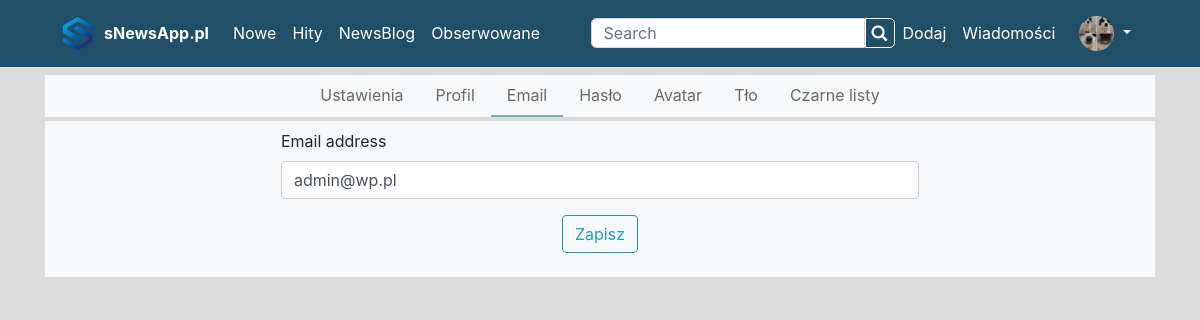
The app's page /profil/1/edycja/email (signed in) with its own data.
### user/models.py (models this page shows)
class User(AbstractUser):
    class Genders(models.IntegerChoices):
        WOMEN = 0, 'Kobieta'
        MEN = 1, 'Mężczyza'
        NONE = 2, 'Niwuadu'
    bio = models.TextField(max_length=500, blank=True)
    location = models.CharField(max_length=30, blank=True)
    birth_date = models.DateField(null=True, blank=True)
    avatar = models.ImageField(blank=True, max_length=None, default='user.png', upload_to=upload_location)
    background = models.ImageField(blank=True, null=True, max_length=None, upload_to=upload_location)
    gender = models.IntegerField(choices=Genders.choices, blank=True, null=True)
    facebook = models.CharField(max_length=500, blank=True)
    twitter = models.CharField(max_length=500, blank=True)
    ig = models.CharField(max_length=500, blank=True)
    public_email = models.EmailField(max_length=500, blank=True)
    user_page = models.CharField(max_length=500, blank=True)

### user/views.py (the view, shortened to what this page needs)
# urls.py: path('<int:pk>/edycja/email', EmailUpdate.as_view(), name='email-edit'),
class EmailUpdate(UpdateView):
    model = User
    fields = ['email']
    template_name = 'users/email_update.html'

### templates/users/email_update.html
{% extends "users/user_edit_base.html" %}
{% load crispy_forms_filters %}
{% block update_forms %}
    <div class="row no-gutters justify-content-center bg-light mt-1 p-2">
        <div class="col-10 col-sm-9 col-md-7">
            <form method="post">{% csrf_token %}
                {{ form|crispy }}
                <div class="form-group center-box">
                    <button class="btn btn-outline-info" type="submit">Zapisz</button>
                </div>
            </form>
        </div>
    </div>
{% endblock %}

### templates/blog/header.html (shortened to what this page needs)
<div class="top-header">
    <div class="container-xl">
        <div class="row no-gutters">
            <div class="col">
                <nav class="navbar navbar-expand-lg navbar-light">
                {% load static %}
                    <img src='{% static "images/logo.png" %}' alt="Wypok.pl" class="navbar-logo mr-2">
                    <a class="navbar-brand font-weight-bold" href="{% url 'blog-home' %}">sNewsApp.pl</a>
                    <div class="collapse navbar-collapse" id="navbarSupportedContent">
                        <ul class="navbar-nav mr-auto">
                            <li class="nav-item active">
                                <a class="nav-link" href="{% url 'nowe' %}">Nowe <span class="sr-only">(current)</span></a>
                            </li>
                            <li class="nav-item">
                                <a class="nav-link" href="{% url 'hity' %}">Hity</a>
                            </li>
                            <li class="nav-item">
                                <a class="nav-link" href="{% url 'mikroblog' %}">NewsBlog</a>
                            </li>
                            {% if user.is_authenticated %}
                                <li class="nav-item">
                                    <a class="nav-link" href="{% url 'subscribed_content' %}">Obserwowane</a>
                                </li>
                            {% endif %}
                        </ul>
                        <form class="form-inline my-2 my-lg-0" action="{% url 'post-search' %}">
                            <input class="form-control search-input" id="searchbox" name="szukaj" type="text" value="{{ request.GET.szukaj }}" placeholder="Search" aria-label="Search">
                                <button class="btn  search-btn mr-2" type="submit">
                                    <i class="icon icon-search"></i>
                                </button>
                        </form>
                        <div class="nav-item ">
                            <a class="nav-link pl-0" href="{% url 'post-url-create' %}">Dodaj</a>
                        </div>
                        <div class="nav-item">
                            <a class="nav-link pl-0" href="#">Wiadomości</a>
                        </div>
                        <div class="navbar-nav nav-item dropdown">
                            {% if request.user.is_authenticated %}
                                <a class="nav-link dropdown-toggle" href="#" id="navbarDropdown" role="button"
                                   data-toggle="dropdown" aria-haspopup="true" aria-expanded="false">
                                    <img class="rounded-circle header-account-img" src="{{ request.user.avatar.url }}" alt="{{ request.user.username }}}">
                                </a>
                            {% endif %}
                        </div>
                    </div>
                </nav>
            </div>
        </div>
    </div>
</div>

### static/main.css (style rules this page uses)
body { background-color: gainsboro; }
.icon { cursor: pointer; }
.top-header { background-color: #205067; }
.top-header .nav-link, .navbar-brand { color: white !important; font-size: 16px; }
.navbar-logo { width: 35px; }
.header-account-img { width: 35px; }
.search-input { height: 30px; border-radius: 5px 0 0 5px; }
.search-btn { height: 30px; width: 30px; display: flex; justify-content: center; align-items: center; border: 1px solid white; border-radius: 0 5px 5px 0; color: white; }
.center-box { display: flex; flex-direction: column; align-items: center; }

### records on screen
User: user.avatar (picture), email "admin@wp.pl"
